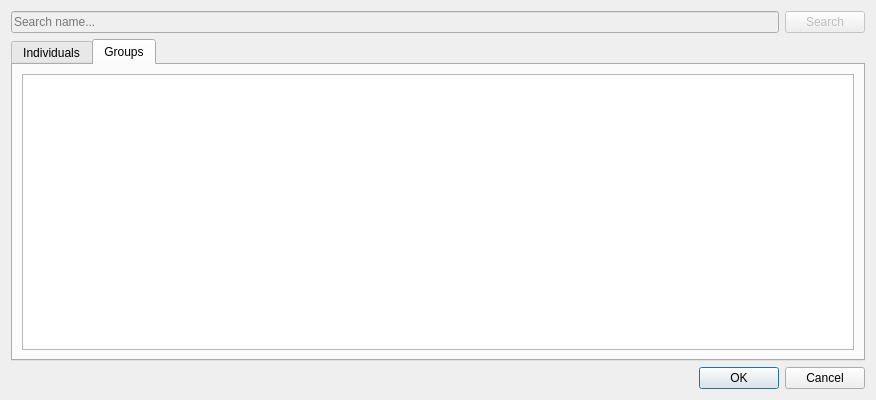
<?xml version="1.0" encoding="UTF-8"?>
<ui version="4.0">
 <class>ChooseParticipantDialog</class>
 <widget class="QDialog" name="ChooseParticipantDialog">
  <property name="windowModality">
   <enum>Qt::ApplicationModal</enum>
  </property>
  <property name="geometry">
   <rect>
    <x>0</x>
    <y>0</y>
    <width>876</width>
    <height>400</height>
   </rect>
  </property>
  <property name="windowTitle">
   <string>Choose Participant</string>
  </property>
  <layout class="QVBoxLayout" name="verticalLayout">
   <item>
    <layout class="QHBoxLayout" name="horizontalLayout">
     <item>
      <widget class="QLineEdit" name="searchLineEdit">
       <property name="enabled">
        <bool>false</bool>
       </property>
       <property name="placeholderText">
        <string>Search name...</string>
       </property>
      </widget>
     </item>
     <item>
      <widget class="QPushButton" name="searchBtn">
       <property name="enabled">
        <bool>false</bool>
       </property>
       <property name="text">
        <string>Search</string>
       </property>
      </widget>
     </item>
    </layout>
   </item>
   <item>
    <widget class="QTabWidget" name="participantTypeTabWidget">
     <property name="currentIndex">
      <number>1</number>
     </property>
     <widget class="QWidget" name="soloParticipantsTab">
      <attribute name="title">
       <string>Individuals</string>
      </attribute>
      <layout class="QVBoxLayout" name="verticalLayout_3">
       <item>
        <widget class="QTableView" name="soloParticipantTableView"/>
       </item>
      </layout>
     </widget>
     <widget class="QWidget" name="groupParticipantsTab">
      <attribute name="title">
       <string>Groups</string>
      </attribute>
      <layout class="QVBoxLayout" name="verticalLayout_4">
       <item>
        <widget class="QTableView" name="groupParticipantTableView"/>
       </item>
      </layout>
     </widget>
    </widget>
   </item>
   <item>
    <widget class="QDialogButtonBox" name="btnBox">
     <property name="standardButtons">
      <set>QDialogButtonBox::Cancel|QDialogButtonBox::Ok</set>
     </property>
    </widget>
   </item>
  </layout>
 </widget>
 <resources/>
 <connections/>
</ui>
